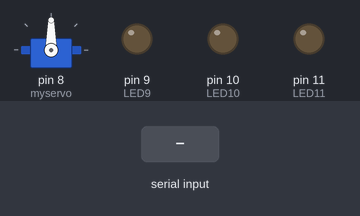
A sketch run on a simulated Arduino Uno, built with avr-gcc and run on an emulated ATmega328P. On the bench: servo, output pins drawn as LEDs (lit = HIGH). Dashed ring = blinking. The test bench sets the inputs (shaded band).

Above: at 1.2 s.
1.3 s: "1" received over Serial
At 1.45 s:
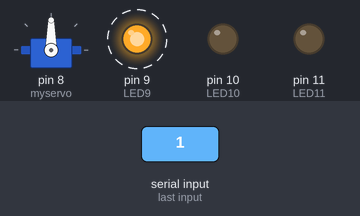
4.3 s: "4" received over Serial
At 6.3 s:
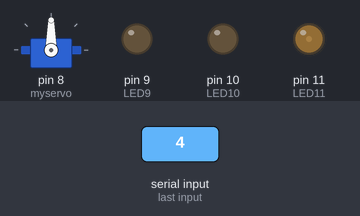
7.3 s: "5" received over Serial
At 7.95 s:
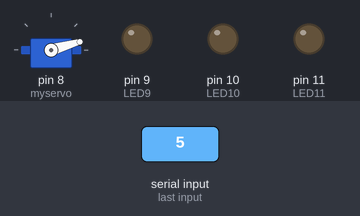
10.3 s: "0" received over Serial
At 10.67 s:
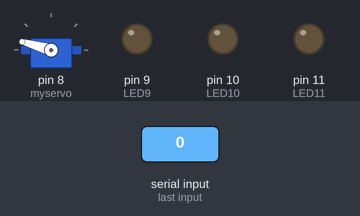
13.3 s: "6" received over Serial
At 15.16 s:
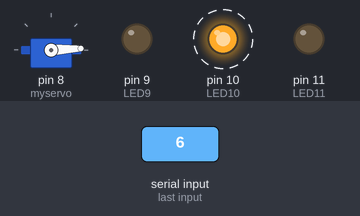
Timing chart, 0 to 17.3 s (numbered marks = the images above; inputs shaded):
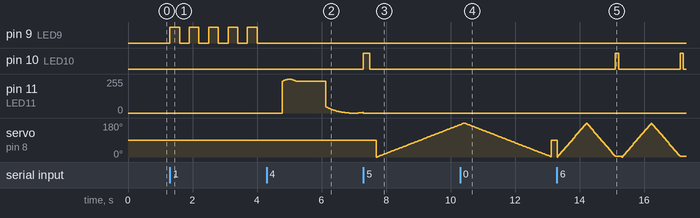

Measured:
- after the input at 1.3 s, pin 9 (LED9): alternates HIGH for 0.30 s and LOW for 0.30 s, starting at once
- after the input at 4.3 s, pin 9 (LED9): stops changing and stays LOW
- after the input at 7.3 s, pin 10 (LED10): LOW → HIGH at once, → LOW 0.20 s later
- after the input at 10.3 s, pin 10 (LED10): stays LOW (without the input it goes to HIGH after 2.8 s)

The sketch:

agentcontrol.ino
```cpp
#define LED9 9 // the pin for the LED
#define LED10 10 // the pin for the LED
#define LED11 11
#include <Servo.h>
#include <math.h>

Servo myservo;
int count =0;
int i =0;
int pos = 0;
int brightness = 0;    // how bright the LED is
int fadeAmount = 5;    // how many points to fade the LED by


void setup() { // bring the LED up nicely from being off

 pinMode(LED9, OUTPUT);
 pinMode(LED10, OUTPUT);
 pinMode(LED11, OUTPUT);
 myservo.attach(8);
 Serial.begin(9600);

}
void loop()
{

if(Serial.available())
{
  int c = Serial.read();
  switch (c){
  case '1':
      State0();
      break;
  case '2':
      State1();
      break;
  case '3':
      State2();
      break;
  case '4':
      State3();
      break;
  case '5':
      State4();
      break;
  case '6':
      State5();
      break;
  case '7':
      State6();
      break;
  case'0':

      for (int thisPin = 9; thisPin < 12; thisPin++) {

        digitalWrite(thisPin, LOW);
      }
    break;
  }
 }
}
void State0(){
  while(!Serial.available()){
    digitalWrite(LED9, HIGH);   // turn the LED on (HIGH is the voltage level)
    delay(300);               // wait for a second
    digitalWrite(LED9, LOW);    // turn the LED off by making the voltage LOW
    delay(300);
  }
  digitalWrite(LED9,LOW);
}
void State1(){

 while(!Serial.available()){
    digitalWrite(LED9, HIGH);   // turn the LED on (HIGH is the voltage level)
    delay(1000);               // wait for a second
    digitalWrite(LED9, LOW);    // turn the LED off by making the voltage LOW
    delay(1000);
  }
  digitalWrite(LED9,LOW);
}
void State2(){
  while(!Serial.available()){
    digitalWrite(LED9, HIGH);   // turn the LED on (HIGH is the voltage level)
    delay(1500);               // wait for a second
    digitalWrite(LED9, LOW);    // turn the LED off by making the voltage LOW
    delay(1500);
  }
  digitalWrite(LED9,LOW);
}
void State3(){
  while(!Serial.available()){
  float val = (exp(sin(millis()/2000.0*PI)) - 0.36787944)*108.0;
  analogWrite(LED11, val);
  }
   analogWrite(LED11, LOW);


}
void State4(){

  while(!Serial.available()){
    digitalWrite(LED10, HIGH);   // turn the LED on (HIGH is the voltage level)
    delay(200);               // wait for a second
    digitalWrite(LED10, LOW);    // turn the LED off by making the voltage LOW
    delay(200);
    servoState1();
  }
  digitalWrite(LED10,LOW);
  myservo.write(90);

}
void State5(){
   while(!Serial.available()){
     servoState2();
    digitalWrite(LED10, HIGH);   // turn the LED on (HIGH is the voltage level)
    delay(100);               // wait for a second
    digitalWrite(LED10, LOW);    // turn the LED off by making the voltage LOW
    delay(100);
  }
  digitalWrite(LED10,LOW);
  myservo.write(90);


}
void State6(){

   while(!Serial.available()){
     servoState3();
    digitalWrite(LED10, HIGH);   // turn the LED on (HIGH is the voltage level)
    delay(30);               // wait for a second
    digitalWrite(LED10, LOW);    // turn the LED off by making the voltage LOW
    delay(25);
  }
  digitalWrite(LED10,LOW);
  myservo.write(90);

}
 // Servo States 3 Intensity
void servoState1()
{
  for(pos = 0; pos < 180; pos += 1)  // goes from 0 degrees to 180 degrees
  {                                  // in steps of 1 degree
    myservo.write(pos);              // tell servo to go to position in variable 'pos'
    delay(15);                       // waits 15ms for the servo to reach the position
  }
  for(pos = 180; pos>=1; pos-=1)     // goes from 180 degrees to 0 degrees
  {
    myservo.write(pos);              // tell servo to go to position in variable 'pos'
    delay(15);                       // waits 15ms for the servo to reach the position
  }

}

void servoState2()
{
  for(pos = 0; pos < 180; pos += 3)  // goes from 0 degrees to 180 degrees
  {                                  // in steps of 1 degree
    myservo.write(pos);              // tell servo to go to position in variable 'pos'
    delay(15);                       // waits 15ms for the servo to reach the position
  }
  for(pos = 180; pos>=1; pos-=3)     // goes from 180 degrees to 0 degrees
  {
    myservo.write(pos);              // tell servo to go to position in variable 'pos'
    delay(15);                       // waits 15ms for the servo to reach the position
  }

}
void servoState3()
{
  for(pos = 0; pos < 180; pos += 10)  // goes from 0 degrees to 180 degrees
  {                                  // in steps of 1 degree
    myservo.write(pos);              // tell servo to go to position in variable 'pos'
    delay(15);                       // waits 15ms for the servo to reach the position
  }
  for(pos = 180; pos>=1; pos-=10)     // goes from 180 degrees to 0 degrees
  {
    myservo.write(pos);              // tell servo to go to position in variable 'pos'
    delay(15);                       // waits 15ms for the servo to reach the position
  }

}
```
